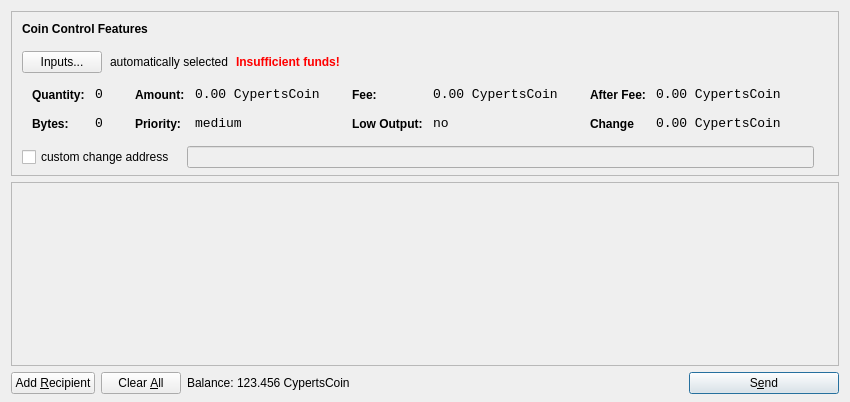
<?xml version="1.0" encoding="UTF-8"?>
<ui version="4.0">
 <class>SendCoinsDialog</class>
 <widget class="QDialog" name="SendCoinsDialog">
  <property name="geometry">
   <rect>
    <x>0</x>
    <y>0</y>
    <width>850</width>
    <height>402</height>
   </rect>
  </property>
  <property name="windowTitle">
   <string>Send Coins</string>
  </property>
  <layout class="QVBoxLayout" name="verticalLayout" stretch="0,1,0">
   <property name="bottomMargin">
    <number>8</number>
   </property>
   <item>
    <widget class="QFrame" name="frameCoinControl">
     <property name="sizePolicy">
      <sizepolicy hsizetype="Expanding" vsizetype="Expanding">
       <horstretch>0</horstretch>
       <verstretch>0</verstretch>
      </sizepolicy>
     </property>
     <property name="maximumSize">
      <size>
       <width>16777215</width>
       <height>16777215</height>
      </size>
     </property>
     <property name="frameShape">
      <enum>QFrame::StyledPanel</enum>
     </property>
     <property name="frameShadow">
      <enum>QFrame::Sunken</enum>
     </property>
     <layout class="QVBoxLayout" name="verticalLayoutCoinControl2">
      <property name="spacing">
       <number>6</number>
      </property>
      <property name="leftMargin">
       <number>0</number>
      </property>
      <property name="topMargin">
       <number>0</number>
      </property>
      <property name="rightMargin">
       <number>0</number>
      </property>
      <property name="bottomMargin">
       <number>6</number>
      </property>
      <item>
       <layout class="QVBoxLayout" name="verticalLayoutCoinControl" stretch="0,0,0,0,1">
        <property name="spacing">
         <number>0</number>
        </property>
        <property name="leftMargin">
         <number>10</number>
        </property>
        <property name="topMargin">
         <number>10</number>
        </property>
        <item>
         <layout class="QHBoxLayout" name="horizontalLayoutCoinControl1">
          <property name="bottomMargin">
           <number>15</number>
          </property>
          <item>
           <widget class="QLabel" name="labelCoinControlFeatures">
            <property name="sizePolicy">
             <sizepolicy hsizetype="Preferred" vsizetype="Maximum">
              <horstretch>0</horstretch>
              <verstretch>0</verstretch>
             </sizepolicy>
            </property>
            <property name="font">
             <font>
              <weight>75</weight>
              <bold>true</bold>
             </font>
            </property>
            <property name="styleSheet">
             <string notr="true">font-weight:bold;</string>
            </property>
            <property name="text">
             <string>Coin Control Features</string>
            </property>
           </widget>
          </item>
         </layout>
        </item>
        <item>
         <layout class="QHBoxLayout" name="horizontalLayoutCoinControl2" stretch="0,0,0,0">
          <property name="spacing">
           <number>8</number>
          </property>
          <property name="bottomMargin">
           <number>10</number>
          </property>
          <item>
           <widget class="QPushButton" name="pushButtonCoinControl">
            <property name="styleSheet">
             <string notr="true"/>
            </property>
            <property name="text">
             <string>Inputs...</string>
            </property>
           </widget>
          </item>
          <item>
           <widget class="QLabel" name="labelCoinControlAutomaticallySelected">
            <property name="text">
             <string>automatically selected</string>
            </property>
            <property name="margin">
             <number>5</number>
            </property>
           </widget>
          </item>
          <item>
           <widget class="QLabel" name="labelCoinControlInsuffFunds">
            <property name="font">
             <font>
              <weight>75</weight>
              <bold>true</bold>
             </font>
            </property>
            <property name="styleSheet">
             <string notr="true">color:red;font-weight:bold;</string>
            </property>
            <property name="text">
             <string>Insufficient funds!</string>
            </property>
            <property name="margin">
             <number>5</number>
            </property>
           </widget>
          </item>
          <item>
           <spacer name="horizontalSpacerCoinControl">
            <property name="orientation">
             <enum>Qt::Horizontal</enum>
            </property>
            <property name="sizeHint" stdset="0">
             <size>
              <width>40</width>
              <height>1</height>
             </size>
            </property>
           </spacer>
          </item>
         </layout>
        </item>
        <item>
         <widget class="QWidget" name="widgetCoinControl" native="true">
          <property name="sizePolicy">
           <sizepolicy hsizetype="Preferred" vsizetype="Preferred">
            <horstretch>0</horstretch>
            <verstretch>0</verstretch>
           </sizepolicy>
          </property>
          <property name="minimumSize">
           <size>
            <width>0</width>
            <height>0</height>
           </size>
          </property>
          <property name="styleSheet">
           <string notr="true"/>
          </property>
          <layout class="QHBoxLayout" name="horizontalLayoutCoinControl5">
           <property name="leftMargin">
            <number>0</number>
           </property>
           <property name="topMargin">
            <number>0</number>
           </property>
           <property name="rightMargin">
            <number>0</number>
           </property>
           <property name="bottomMargin">
            <number>0</number>
           </property>
           <item>
            <layout class="QHBoxLayout" name="horizontalLayoutCoinControl3" stretch="0,0,0,1">
             <property name="spacing">
              <number>20</number>
             </property>
             <property name="topMargin">
              <number>0</number>
             </property>
             <property name="bottomMargin">
              <number>10</number>
             </property>
             <item>
              <layout class="QFormLayout" name="formLayoutCoinControl1">
               <property name="horizontalSpacing">
                <number>10</number>
               </property>
               <property name="verticalSpacing">
                <number>14</number>
               </property>
               <property name="leftMargin">
                <number>10</number>
               </property>
               <property name="topMargin">
                <number>4</number>
               </property>
               <property name="rightMargin">
                <number>6</number>
               </property>
               <item row="0" column="0">
                <widget class="QLabel" name="labelCoinControlQuantityText">
                 <property name="styleSheet">
                  <string notr="true">font-weight:bold;</string>
                 </property>
                 <property name="text">
                  <string>Quantity:</string>
                 </property>
                 <property name="margin">
                  <number>0</number>
                 </property>
                </widget>
               </item>
               <item row="0" column="1">
                <widget class="QLabel" name="labelCoinControlQuantity">
                 <property name="font">
                  <font>
                   <family>Monospace</family>
                   <pointsize>10</pointsize>
                  </font>
                 </property>
                 <property name="cursor">
                  <cursorShape>IBeamCursor</cursorShape>
                 </property>
                 <property name="contextMenuPolicy">
                  <enum>Qt::ActionsContextMenu</enum>
                 </property>
                 <property name="text">
                  <string>0</string>
                 </property>
                 <property name="margin">
                  <number>0</number>
                 </property>
                 <property name="textInteractionFlags">
                  <set>Qt::LinksAccessibleByMouse|Qt::TextSelectableByKeyboard|Qt::TextSelectableByMouse</set>
                 </property>
                </widget>
               </item>
               <item row="1" column="0">
                <widget class="QLabel" name="labelCoinControlBytesText">
                 <property name="styleSheet">
                  <string notr="true">font-weight:bold;</string>
                 </property>
                 <property name="text">
                  <string>Bytes:</string>
                 </property>
                </widget>
               </item>
               <item row="1" column="1">
                <widget class="QLabel" name="labelCoinControlBytes">
                 <property name="font">
                  <font>
                   <family>Monospace</family>
                   <pointsize>10</pointsize>
                  </font>
                 </property>
                 <property name="cursor">
                  <cursorShape>IBeamCursor</cursorShape>
                 </property>
                 <property name="contextMenuPolicy">
                  <enum>Qt::ActionsContextMenu</enum>
                 </property>
                 <property name="text">
                  <string>0</string>
                 </property>
                 <property name="textInteractionFlags">
                  <set>Qt::LinksAccessibleByMouse|Qt::TextSelectableByKeyboard|Qt::TextSelectableByMouse</set>
                 </property>
                </widget>
               </item>
              </layout>
             </item>
             <item>
              <layout class="QFormLayout" name="formLayoutCoinControl2">
               <property name="horizontalSpacing">
                <number>10</number>
               </property>
               <property name="verticalSpacing">
                <number>14</number>
               </property>
               <property name="leftMargin">
                <number>6</number>
               </property>
               <property name="topMargin">
                <number>4</number>
               </property>
               <property name="rightMargin">
                <number>6</number>
               </property>
               <item row="0" column="0">
                <widget class="QLabel" name="labelCoinControlAmountText">
                 <property name="styleSheet">
                  <string notr="true">font-weight:bold;</string>
                 </property>
                 <property name="text">
                  <string>Amount:</string>
                 </property>
                 <property name="margin">
                  <number>0</number>
                 </property>
                </widget>
               </item>
               <item row="0" column="1">
                <widget class="QLabel" name="labelCoinControlAmount">
                 <property name="font">
                  <font>
                   <family>Monospace</family>
                   <pointsize>10</pointsize>
                  </font>
                 </property>
                 <property name="cursor">
                  <cursorShape>IBeamCursor</cursorShape>
                 </property>
                 <property name="contextMenuPolicy">
                  <enum>Qt::ActionsContextMenu</enum>
                 </property>
                 <property name="text">
                  <string>0.00 CypertsCoin</string>
                 </property>
                 <property name="textInteractionFlags">
                  <set>Qt::LinksAccessibleByMouse|Qt::TextSelectableByKeyboard|Qt::TextSelectableByMouse</set>
                 </property>
                </widget>
               </item>
               <item row="1" column="0">
                <widget class="QLabel" name="labelCoinControlPriorityText">
                 <property name="styleSheet">
                  <string notr="true">font-weight:bold;</string>
                 </property>
                 <property name="text">
                  <string>Priority:</string>
                 </property>
                </widget>
               </item>
               <item row="1" column="1">
                <widget class="QLabel" name="labelCoinControlPriority">
                 <property name="font">
                  <font>
                   <family>Monospace</family>
                   <pointsize>10</pointsize>
                  </font>
                 </property>
                 <property name="cursor">
                  <cursorShape>IBeamCursor</cursorShape>
                 </property>
                 <property name="contextMenuPolicy">
                  <enum>Qt::ActionsContextMenu</enum>
                 </property>
                 <property name="text">
                  <string>medium</string>
                 </property>
                 <property name="textInteractionFlags">
                  <set>Qt::LinksAccessibleByMouse|Qt::TextSelectableByKeyboard|Qt::TextSelectableByMouse</set>
                 </property>
                </widget>
               </item>
              </layout>
             </item>
             <item>
              <layout class="QFormLayout" name="formLayoutCoinControl3">
               <property name="horizontalSpacing">
                <number>10</number>
               </property>
               <property name="verticalSpacing">
                <number>14</number>
               </property>
               <property name="leftMargin">
                <number>6</number>
               </property>
               <property name="topMargin">
                <number>4</number>
               </property>
               <property name="rightMargin">
                <number>6</number>
               </property>
               <item row="0" column="0">
                <widget class="QLabel" name="labelCoinControlFeeText">
                 <property name="styleSheet">
                  <string notr="true">font-weight:bold;</string>
                 </property>
                 <property name="text">
                  <string>Fee:</string>
                 </property>
                 <property name="margin">
                  <number>0</number>
                 </property>
                </widget>
               </item>
               <item row="0" column="1">
                <widget class="QLabel" name="labelCoinControlFee">
                 <property name="font">
                  <font>
                   <family>Monospace</family>
                   <pointsize>10</pointsize>
                  </font>
                 </property>
                 <property name="cursor">
                  <cursorShape>IBeamCursor</cursorShape>
                 </property>
                 <property name="contextMenuPolicy">
                  <enum>Qt::ActionsContextMenu</enum>
                 </property>
                 <property name="text">
                  <string>0.00 CypertsCoin</string>
                 </property>
                 <property name="textInteractionFlags">
                  <set>Qt::LinksAccessibleByMouse|Qt::TextSelectableByKeyboard|Qt::TextSelectableByMouse</set>
                 </property>
                </widget>
               </item>
               <item row="1" column="0">
                <widget class="QLabel" name="labelCoinControlLowOutputText">
                 <property name="styleSheet">
                  <string notr="true">font-weight:bold;</string>
                 </property>
                 <property name="text">
                  <string>Low Output:</string>
                 </property>
                </widget>
               </item>
               <item row="1" column="1">
                <widget class="QLabel" name="labelCoinControlLowOutput">
                 <property name="font">
                  <font>
                   <family>Monospace</family>
                   <pointsize>10</pointsize>
                  </font>
                 </property>
                 <property name="cursor">
                  <cursorShape>IBeamCursor</cursorShape>
                 </property>
                 <property name="contextMenuPolicy">
                  <enum>Qt::ActionsContextMenu</enum>
                 </property>
                 <property name="text">
                  <string>no</string>
                 </property>
                 <property name="textInteractionFlags">
                  <set>Qt::LinksAccessibleByMouse|Qt::TextSelectableByKeyboard|Qt::TextSelectableByMouse</set>
                 </property>
                </widget>
               </item>
              </layout>
             </item>
             <item>
              <layout class="QFormLayout" name="formLayoutCoinControl4">
               <property name="horizontalSpacing">
                <number>10</number>
               </property>
               <property name="verticalSpacing">
                <number>14</number>
               </property>
               <property name="leftMargin">
                <number>6</number>
               </property>
               <property name="topMargin">
                <number>4</number>
               </property>
               <property name="rightMargin">
                <number>6</number>
               </property>
               <item row="0" column="0">
                <widget class="QLabel" name="labelCoinControlAfterFeeText">
                 <property name="styleSheet">
                  <string notr="true">font-weight:bold;</string>
                 </property>
                 <property name="text">
                  <string>After Fee:</string>
                 </property>
                 <property name="margin">
                  <number>0</number>
                 </property>
                </widget>
               </item>
               <item row="0" column="1">
                <widget class="QLabel" name="labelCoinControlAfterFee">
                 <property name="font">
                  <font>
                   <family>Monospace</family>
                   <pointsize>10</pointsize>
                  </font>
                 </property>
                 <property name="cursor">
                  <cursorShape>IBeamCursor</cursorShape>
                 </property>
                 <property name="contextMenuPolicy">
                  <enum>Qt::ActionsContextMenu</enum>
                 </property>
                 <property name="text">
                  <string>0.00 CypertsCoin</string>
                 </property>
                 <property name="textInteractionFlags">
                  <set>Qt::LinksAccessibleByMouse|Qt::TextSelectableByKeyboard|Qt::TextSelectableByMouse</set>
                 </property>
                </widget>
               </item>
               <item row="1" column="0">
                <widget class="QLabel" name="labelCoinControlChangeText">
                 <property name="styleSheet">
                  <string notr="true">font-weight:bold;</string>
                 </property>
                 <property name="text">
                  <string>Change</string>
                 </property>
                </widget>
               </item>
               <item row="1" column="1">
                <widget class="QLabel" name="labelCoinControlChange">
                 <property name="font">
                  <font>
                   <family>Monospace</family>
                   <pointsize>10</pointsize>
                  </font>
                 </property>
                 <property name="cursor">
                  <cursorShape>IBeamCursor</cursorShape>
                 </property>
                 <property name="contextMenuPolicy">
                  <enum>Qt::ActionsContextMenu</enum>
                 </property>
                 <property name="text">
                  <string>0.00 CypertsCoin</string>
                 </property>
                 <property name="textInteractionFlags">
                  <set>Qt::LinksAccessibleByMouse|Qt::TextSelectableByKeyboard|Qt::TextSelectableByMouse</set>
                 </property>
                </widget>
               </item>
              </layout>
             </item>
            </layout>
           </item>
          </layout>
         </widget>
        </item>
        <item>
         <layout class="QHBoxLayout" name="horizontalLayoutCoinControl4" stretch="0,0,0">
          <property name="spacing">
           <number>12</number>
          </property>
          <property name="sizeConstraint">
           <enum>QLayout::SetDefaultConstraint</enum>
          </property>
          <property name="topMargin">
           <number>5</number>
          </property>
          <property name="rightMargin">
           <number>5</number>
          </property>
          <item>
           <widget class="QCheckBox" name="checkBoxCoinControlChange">
            <property name="text">
             <string>custom change address</string>
            </property>
           </widget>
          </item>
          <item>
           <widget class="QLineEdit" name="lineEditCoinControlChange">
            <property name="enabled">
             <bool>false</bool>
            </property>
            <property name="sizePolicy">
             <sizepolicy hsizetype="Expanding" vsizetype="Fixed">
              <horstretch>0</horstretch>
              <verstretch>0</verstretch>
             </sizepolicy>
            </property>
           </widget>
          </item>
          <item>
           <widget class="QLabel" name="labelCoinControlChangeLabel">
            <property name="sizePolicy">
             <sizepolicy hsizetype="Preferred" vsizetype="Expanding">
              <horstretch>0</horstretch>
              <verstretch>0</verstretch>
             </sizepolicy>
            </property>
            <property name="minimumSize">
             <size>
              <width>0</width>
              <height>0</height>
             </size>
            </property>
            <property name="text">
             <string/>
            </property>
            <property name="margin">
             <number>3</number>
            </property>
           </widget>
          </item>
         </layout>
        </item>
        <item>
         <spacer name="verticalSpacerCoinControl">
          <property name="orientation">
           <enum>Qt::Vertical</enum>
          </property>
          <property name="sizeHint" stdset="0">
           <size>
            <width>800</width>
            <height>1</height>
           </size>
          </property>
         </spacer>
        </item>
       </layout>
      </item>
     </layout>
    </widget>
   </item>
   <item>
    <widget class="QScrollArea" name="scrollArea">
     <property name="widgetResizable">
      <bool>true</bool>
     </property>
     <widget class="QWidget" name="scrollAreaWidgetContents">
      <property name="geometry">
       <rect>
        <x>0</x>
        <y>0</y>
        <width>830</width>
        <height>174</height>
       </rect>
      </property>
      <layout class="QVBoxLayout" name="verticalLayout_2">
       <property name="leftMargin">
        <number>0</number>
       </property>
       <property name="topMargin">
        <number>0</number>
       </property>
       <property name="rightMargin">
        <number>0</number>
       </property>
       <property name="bottomMargin">
        <number>0</number>
       </property>
       <item>
        <layout class="QVBoxLayout" name="entries">
         <property name="spacing">
          <number>6</number>
         </property>
        </layout>
       </item>
       <item>
        <spacer name="verticalSpacer">
         <property name="orientation">
          <enum>Qt::Vertical</enum>
         </property>
         <property name="sizeHint" stdset="0">
          <size>
           <width>20</width>
           <height>40</height>
          </size>
         </property>
        </spacer>
       </item>
      </layout>
     </widget>
    </widget>
   </item>
   <item>
    <layout class="QHBoxLayout" name="horizontalLayout">
     <item>
      <widget class="QPushButton" name="addButton">
       <property name="toolTip">
        <string>Send to multiple recipients at once</string>
       </property>
       <property name="text">
        <string>Add &amp;Recipient</string>
       </property>
       <property name="icon">
        <iconset resource="../bitcoin.qrc">
         <normaloff>:/icons/add</normaloff>:/icons/add</iconset>
       </property>
       <property name="autoDefault">
        <bool>false</bool>
       </property>
      </widget>
     </item>
     <item>
      <widget class="QPushButton" name="clearButton">
       <property name="sizePolicy">
        <sizepolicy hsizetype="Minimum" vsizetype="Fixed">
         <horstretch>0</horstretch>
         <verstretch>0</verstretch>
        </sizepolicy>
       </property>
       <property name="toolTip">
        <string>Remove all transaction fields</string>
       </property>
       <property name="text">
        <string>Clear &amp;All</string>
       </property>
       <property name="icon">
        <iconset resource="../bitcoin.qrc">
         <normaloff>:/icons/remove</normaloff>:/icons/remove</iconset>
       </property>
       <property name="autoRepeatDelay">
        <number>300</number>
       </property>
       <property name="autoDefault">
        <bool>false</bool>
       </property>
      </widget>
     </item>
     <item>
      <layout class="QHBoxLayout" name="horizontalLayout_2">
       <property name="spacing">
        <number>3</number>
       </property>
       <item>
        <widget class="QLabel" name="label">
         <property name="sizePolicy">
          <sizepolicy hsizetype="Preferred" vsizetype="Fixed">
           <horstretch>0</horstretch>
           <verstretch>0</verstretch>
          </sizepolicy>
         </property>
         <property name="text">
          <string>Balance:</string>
         </property>
        </widget>
       </item>
       <item>
        <widget class="QLabel" name="labelBalance">
         <property name="sizePolicy">
          <sizepolicy hsizetype="Preferred" vsizetype="Fixed">
           <horstretch>0</horstretch>
           <verstretch>0</verstretch>
          </sizepolicy>
         </property>
         <property name="cursor">
          <cursorShape>IBeamCursor</cursorShape>
         </property>
         <property name="text">
          <string>123.456 CypertsCoin</string>
         </property>
         <property name="textInteractionFlags">
          <set>Qt::LinksAccessibleByMouse|Qt::TextSelectableByKeyboard|Qt::TextSelectableByMouse</set>
         </property>
        </widget>
       </item>
      </layout>
     </item>
     <item>
      <spacer name="horizontalSpacer">
       <property name="orientation">
        <enum>Qt::Horizontal</enum>
       </property>
       <property name="sizeHint" stdset="0">
        <size>
         <width>40</width>
         <height>20</height>
        </size>
       </property>
      </spacer>
     </item>
     <item>
      <widget class="QPushButton" name="sendButton">
       <property name="minimumSize">
        <size>
         <width>150</width>
         <height>0</height>
        </size>
       </property>
       <property name="toolTip">
        <string>Confirm the send action</string>
       </property>
       <property name="text">
        <string>S&amp;end</string>
       </property>
       <property name="icon">
        <iconset resource="../bitcoin.qrc">
         <normaloff>:/icons/send</normaloff>:/icons/send</iconset>
       </property>
       <property name="default">
        <bool>true</bool>
       </property>
      </widget>
     </item>
    </layout>
   </item>
  </layout>
 </widget>
 <resources>
  <include location="../bitcoin.qrc"/>
 </resources>
 <connections/>
</ui>
